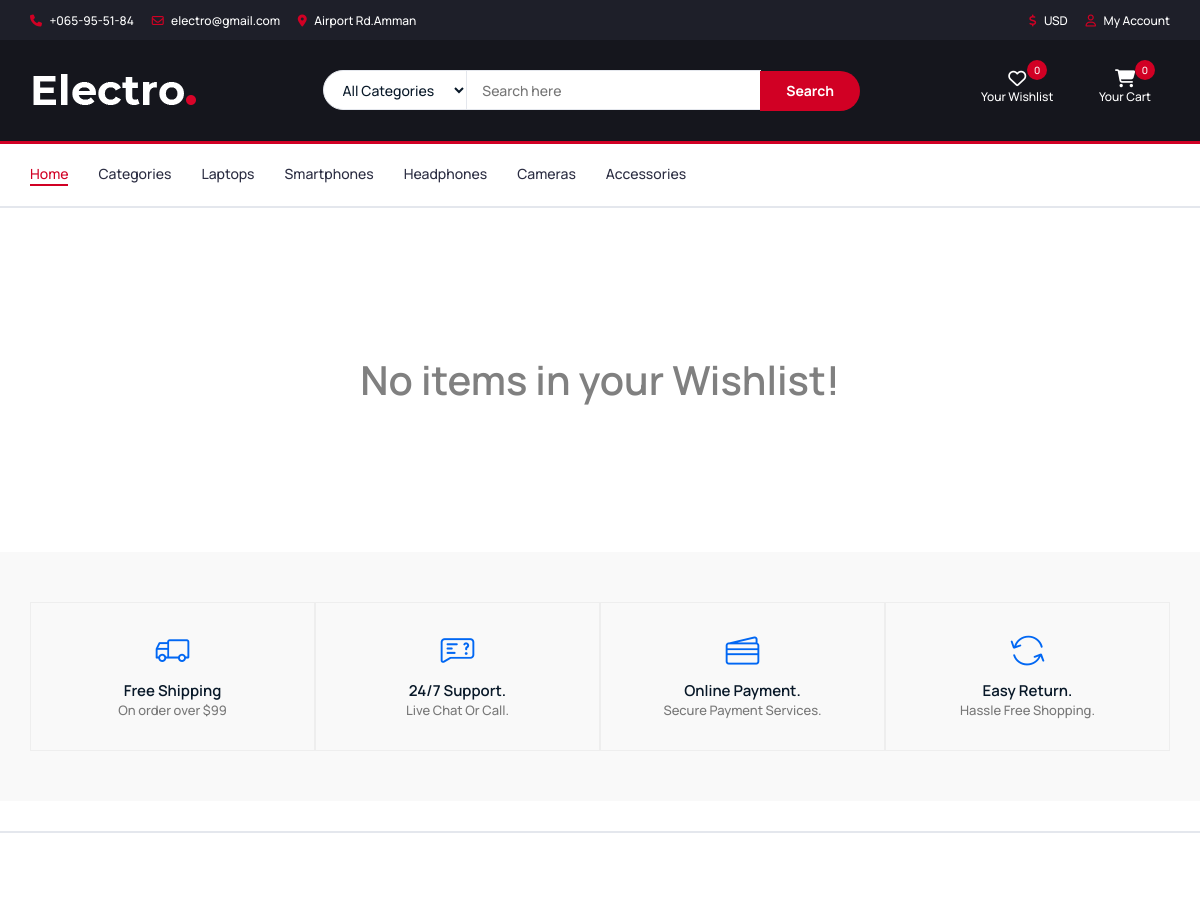
/shopping/wishlist/ (signed in, upper part), run on an earlier commit of the app's database.
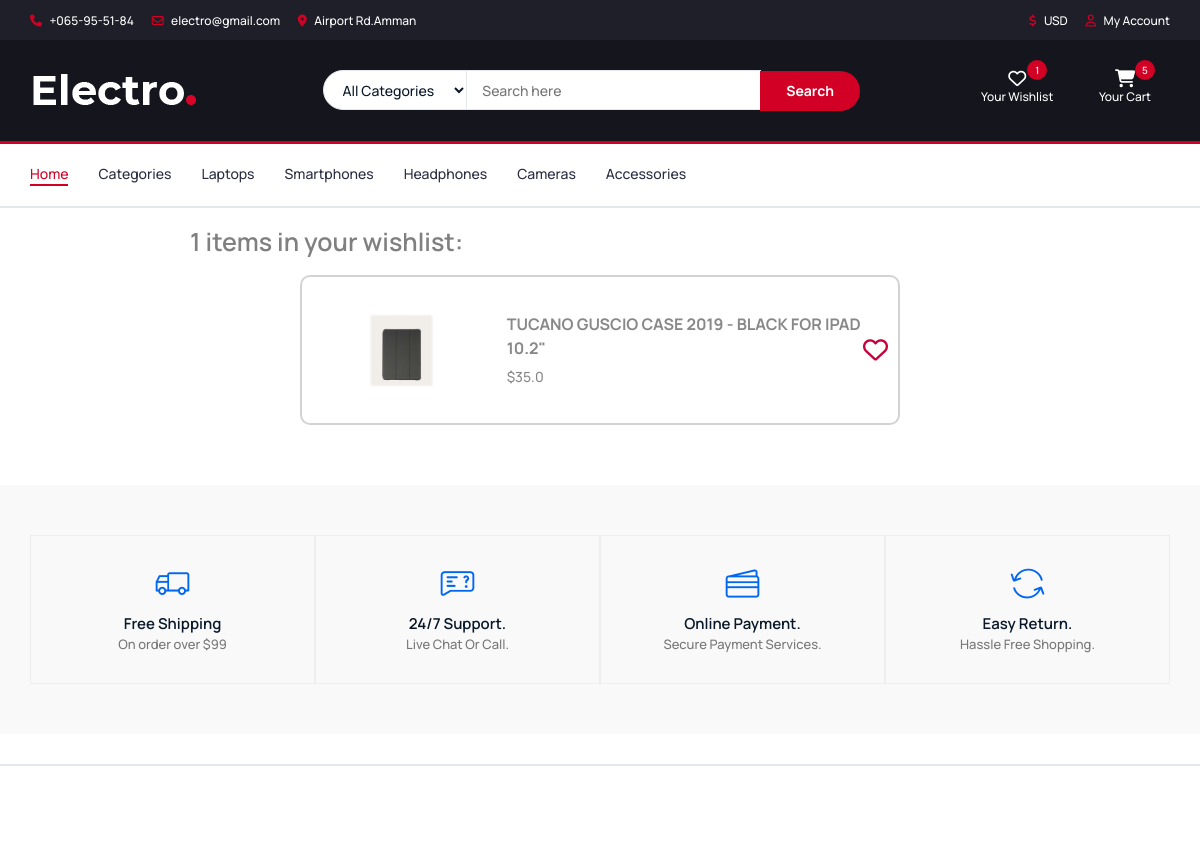
And on a later commit of the database.
### shopping/models.py (models this page shows, shortened)
class Wishlist(models.Model):
    wish_id = models.AutoField(primary_key=True)
    user = models.ForeignKey(User, on_delete=models.CASCADE)
    product_id = models.IntegerField()
    product_name = models.CharField(max_length=100)
    price = models.FloatField()
    image1 = models.ImageField(upload_to='technest/images/products')
    added_at = models.DateTimeField(auto_now_add=True)

### shopping/views.py (the view)
# urls.py: path("wishlist/",views.wishlist_page,name='wishlist'),
def wishlist_page(request):
    user = request.user
    num_of_wishlist_items = 0
    num_of_items = 0
    total_price = 0
    if user.is_authenticated:
        all_user_cart_items = Cart.objects.filter(user=user)  # Filter for the logged-in user’s items
        for item in all_user_cart_items:
            num_of_items = num_of_items + 1
            total_price += item.price * item.quantity
    else:
        all_user_cart_items = []
    net_total = total_price + 10  # Add fixed handling charge to total price
    if user.is_authenticated:
        all_user_wishlist_items = Wishlist.objects.filter(user=user)
        num_of_wishlist_items = all_user_wishlist_items.count()
    else:
        all_user_wishlist_items = []
    return render(request, "wishlist.html", {
        'user': user,
        'wishlist_items': all_user_wishlist_items,
        'cart_items': all_user_cart_items,
        'total': total_price,
        'net_total': net_total,
        'num_of_items': num_of_items,
        'num_of_wishlist_items': num_of_wishlist_items
    })

### shopping/templates/wishlist.html (shortened to what the changed rows need)
{% load static %}
<html lang="en">
	<head>
		<link rel="stylesheet" type="text/css" href="{% static 'css/bootstrap.min.css' %}">
		<link rel="stylesheet" type="text/css" href="{% static 'css/slick.css' %}">
 		<link type="text/css" rel="stylesheet" href="{% static 'css/slick-theme.css' %}">
		<link rel="stylesheet" type="text/css" href="{% static 'css/nouislider.min.css' %}">
		<link rel="stylesheet" href="{% static 'css/font-awesome.min.css' %}">
		<link rel="stylesheet" href="{% static 'css/style.css' %}">
        <link type="text/css" rel="stylesheet" href="{% static 'css/footer.css' %}"/>
		 <link rel="stylesheet" href="{% static 'css/LineIcons.3.0.css' %}" />
   		 <link rel="stylesheet" href="{% static 'css/tiny-slider.css' %}" />
		 <link rel="stylesheet" href="{% static 'css/glightbox.min.css' %}" />
		 <link rel="stylesheet" href="{% static 'css/main.css' %}" />
    </head>
	<body>
		<header>
			<div id="top-header">
			</div>
			<div id="header">
				<div class="container">
					<div class="row">
						<div class="col-md-3 clearfix">
							<div class="header-ctn">
								<div>
									<a href="{% url 'wishlist' %}">
										<i class="fa fa-heart-o"></i>
										<span>Your Wishlist</span>
										<div class="qty">{{num_of_wishlist_items}}</div>
									</a>
								</div>
								<div class="dropdown">
									<a class="dropdown-toggle" data-toggle="dropdown" aria-expanded="true">
										<i class="fa fa-shopping-cart"></i>
										<span>Your Cart</span>
										<div class="qty">{{num_of_items}}</div>
									</a>
								</div>
							</div>
						</div>
					</div>
				</div>
			</div>
		</header>
		<nav id="navigation">
			<div class="container">
			</div>
		</nav>
		{% if wishlist_items %}
			<h4 style="margin-left: 190px;color:grey;margin-top:20px;">{{num_of_wishlist_items}} items in your wishlist:</h4>
			<div style="display: flex; flex-direction: column; align-items: center; justify-content: center; width: 100%; max-width: 1000px; margin: 0 auto;">
				{% for item in wishlist_items %}
					<br>
					<div style="display: flex; align-items: center; justify-content: space-between; border: 2px solid lightgrey; border-radius: 10px; padding: 10px; width: 600px; height: 150px;">
						<button onclick="window.location.href='{% url 'product_detail' product_id=item.product_id %}';" style="border: none; background: none; padding: 0; margin: 0; cursor: pointer; display: flex; align-items: center; text-align: left; flex-grow: 1;">
							<img src="{{ item.image1.url }}" alt="{{ item.product_name }}" style="width: 200px; height: 100px; object-fit: contain; margin-right: 15px;">
							<div style="display: flex; flex-direction: column; justify-content: center;">
								<p style="font-size: 16px; font-weight: bold; margin: 0;">{{ item.product_name }}</p>
								<p style="font-size: 14px; color: #888; margin: 5px 0 0 0;">${{ item.price }}</p>
							</div>
						</button>
						<button onclick="if(confirm('Are you sure you want to remove this item from your wishlist?')) { window.location.href='{% url 'delete_wishlist_item' item.wish_id %}'; }" style="border: none; background: none; cursor: pointer; margin-left: auto;">
							<i class='fa fa-heart-o' style='font-size:25px; color: #C70039;'></i>
						</button>
					</div>
				{% endfor %}
			</div>
			<br>
			<br>
			<br>
		{% else %}
			<h2 style="text-align: center;margin: 150px;color:grey;">No items in your Wishlist!</h2>
		{% endif %}
    <section class="shipping-info">
        <div class="container">
        </div>
    </section>
		<div id="newsletter" class="section">
		</div>
	</body>
</html>

What changed in the data, as far as the page shows it:
added Wishlist: image1 (picture), product_name "TUCANO GUSCIO CASE 2019 - BLACK FOR IPAD 10.2\"", price "35.0"
Also different on the page:
{{ num_of_wishlist_items }}: "0" → "1"
{{ num_of_items }}: "0" → "5"
{{ num_of_wishlist_items }}: (not shown) → "1"
text no longer shown: "No items in your Wishlist!"
text now shown: "items in your wishlist:"
